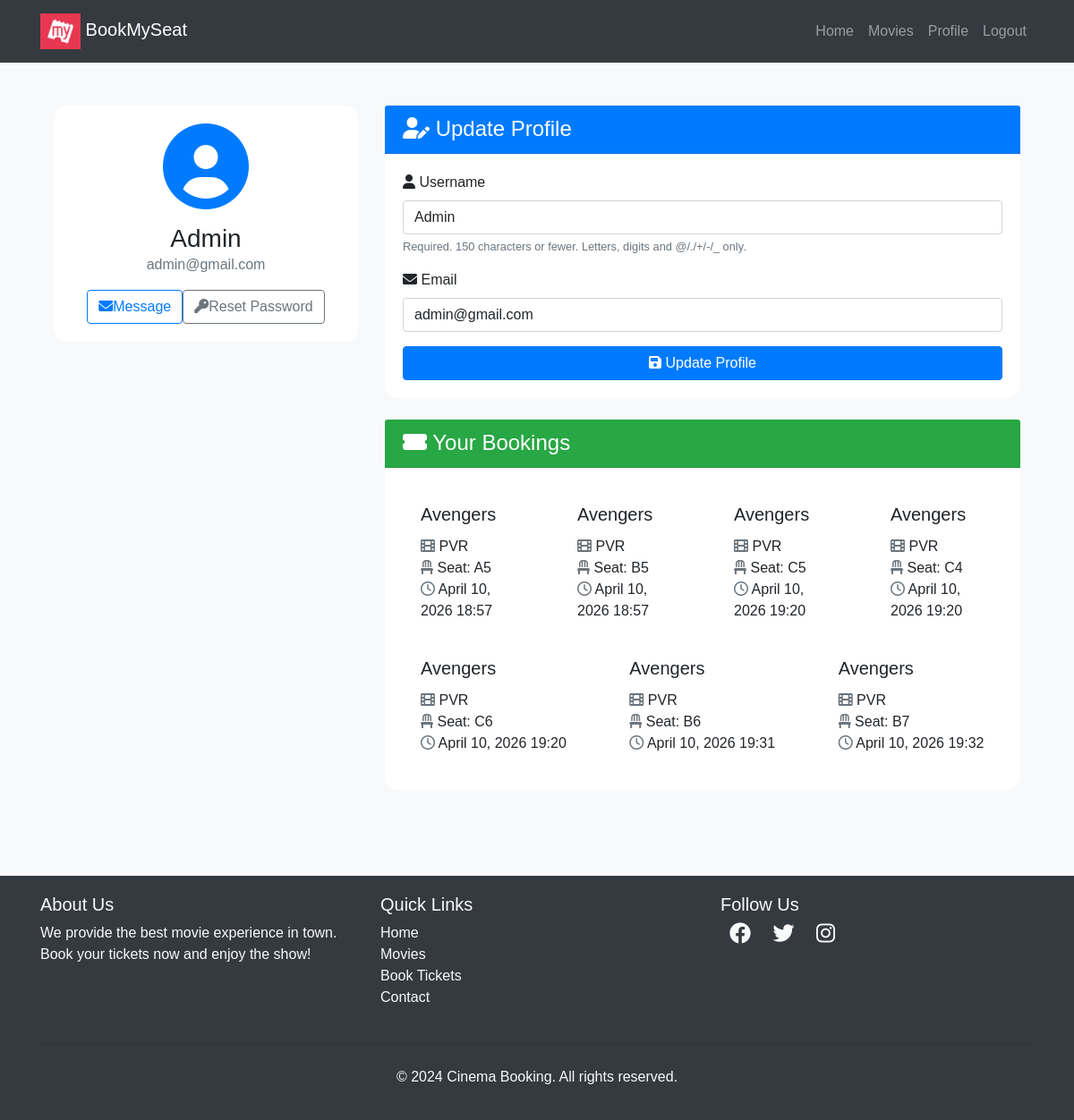
Page /users/profile/ (signed in) on the committed database.
### movies/models.py (models this page shows, shortened)
class Booking(models.Model):
    user = models.ForeignKey(User, on_delete=models.CASCADE, related_name='movie_bookings')
    seat = models.ForeignKey(Seat, on_delete=models.CASCADE)
    movie = models.ForeignKey(Movie, on_delete=models.CASCADE)
    theater = models.ForeignKey(Theater, on_delete=models.CASCADE)
    booked_at = models.DateTimeField(auto_now_add=True, db_index=True)
    payment = models.ForeignKey('Payment', on_delete=models.SET_NULL, null=True, blank=True, related_name='bookings')
    confirmation_email_sent_at = models.DateTimeField(null=True, blank=True, db_index=True)

class Movie(models.Model):
    name = models.CharField(max_length=255)
    image = models.ImageField(upload_to='movies/')
    rating = models.DecimalField(max_digits=3, decimal_places=1, db_index=True)
    cast = models.TextField()
    description = models.TextField(blank=True, null=True)
    genres = models.ManyToManyField(Genre, related_name='movies', blank=True)
    languages = models.ManyToManyField(Language, related_name='movies', blank=True)
    release_date = models.DateField(null=True, blank=True, db_index=True)
    trailer_url = models.URLField(blank=True, null=True)

class Theater(models.Model):
    name = models.CharField(max_length=255)
    movie = models.ForeignKey(Movie, on_delete=models.CASCADE, related_name='theaters')
    time = models.DateTimeField()

class Seat(models.Model):
    theater = models.ForeignKey(Theater, on_delete=models.CASCADE, related_name='seats')
    seat_number = models.CharField(max_length=10)
    is_booked = models.BooleanField(default=False)
    is_locked = models.BooleanField(default=False)
    locked_at = models.DateTimeField(null=True, blank=True)

### users/views.py (the view)
# urls.py: path('profile/', profile, name='profile'),
@login_required
def profile(request):
    bookings= Booking.objects.filter(user=request.user)
    if request.method == 'POST':
        u_form = UserUpdateForm(request.POST, instance=request.user)
        if u_form.is_valid():
            u_form.save()
            return redirect('profile')
    else:
        u_form = UserUpdateForm(instance=request.user)
    return render(request, 'users/profile.html', {'u_form': u_form,'bookings':bookings})

### users/forms.py
class UserUpdateForm(forms.ModelForm):
    email = forms.EmailField(required=True)
    class Meta:
        model = User
        fields = ['username', 'email']

### templates/users/profile.html (shortened to what this page needs)
{% extends "users/basic.html" %} {% block content %}
<div class="container py-5">
  <div class="row">
    <div class="col-lg-4 mb-4">
      <div class="card shadow">
        <div class="card-body text-center">
          <div class="mb-3">
            <i class="fas fa-user-circle fa-6x text-primary"></i>
          </div>
          <h3 class="card-title mb-0">{{ user.username }}</h3>
          <p class="text-muted mb-3">{{ user.email }}</p>
          <div class="d-flex justify-content-center">
            <a href="#" class="btn btn-outline-primary me-2"><i class="fas fa-envelope me-2"></i>Message</a>
            <a href="{% url 'password_reset' %}" class="btn btn-outline-secondary"><i class="fas fa-key me-2"></i>Reset Password</a>
          </div>
        </div>
      </div>
    </div>
    <div class="col-lg-8">
      <div class="card shadow mb-4">
        <div class="card-header bg-primary text-white">
          <h4 class="mb-0"><i class="fas fa-user-edit me-2"></i> Update Profile</h4>
        </div>
        <div class="card-body">
          <form method="POST">
            {% for field in u_form %}
              <div class="mb-3">
                <label for="{{ field.id_for_label }}" class="form-label">
                  <i class="fas fa-{% if field.name == 'username' %}user{% elif field.name == 'email' %}envelope{% else %}info-circle{% endif %} me-2"></i>
                  {{ field.label }}
                </label>
                {{ field }}
                {% if field.help_text %}
                  <small class="form-text text-muted">{{ field.help_text }}</small>
                {% endif %}
              </div>
            {% endfor %}
            <button class="btn btn-primary w-100" type="submit"><i class="fas fa-save me-2"></i> Update Profile</button>
          </form>
        </div>
      </div>
      <div class="card shadow">
        <div class="card-header bg-success text-white">
          <h4 class="mb-0"><i class="fas fa-ticket-alt me-2"> </i> Your Bookings</h4>
        </div>
        <div class="card-body">
          {% if bookings %}
            <div class="row row-cols-1 row-cols-md-2 g-4">
              {% for booking in bookings %}
                <div class="col">
                  <div class="card h-100 border-0 shadow-sm">
                    <div class="card-body">
                      <h5 class="card-title">{{ booking.movie.name }}</h5>
                      <p class="card-text">
                        <i class="fas fa-film me-2 text-muted"> </i>  {{ booking.theater.name }}<br>
                        <i class="fas fa-chair me-2 text-muted"> </i>  Seat: {{ booking.seat.seat_number }}<br>
                        <i class="far fa-clock me-2 text-muted"> </i>  {{ booking.booked_at|date:"F d, Y H:i" }}
                      </p>
                    </div>
                  </div>
                </div>
              {% endfor %}
            </div>
          {% else %}
            <div class="text-center py-5">
              <i class="fas fa-ticket-alt fa-4x text-muted mb-3"></i>
              <p class="lead mb-0">No bookings yet. Time to plan your next movie night!</p>
            </div>
          {% endif %}
        </div>
      </div>
    </div>
  </div>
</div>
<link rel="stylesheet" href="https://cdnjs.cloudflare.com/ajax/libs/font-awesome/6.0.0-beta3/css/all.min.css">
{% endblock %}

### templates/users/basic.html (shortened to what this page needs)
<!DOCTYPE html>
{% load static %}
<html lang="en">
  <head>
    <link
      href="https://cdn.jsdelivr.net/npm/bootstrap-icons/font/bootstrap-icons.css"
      rel="stylesheet"
    />
    <link
      rel="stylesheet"
      href="https://maxcdn.bootstrapcdn.com/bootstrap/4.0.0/css/bootstrap.min.css"
    />
    <link
      rel="stylesheet"
      href="https://cdnjs.cloudflare.com/ajax/libs/font-awesome/5.15.3/css/all.min.css"
    />
  </head>
  <body>
    <nav class="navbar navbar-expand-lg navbar-dark bg-dark">
      <div class="container">
        <a class="navbar-brand" href="/"
          ><img
            alt="logo"
            height="40"
            width="45"
          />
          BookMySeat</a
        >
        <div class="collapse navbar-collapse" id="navbarNav">
          <ul class="navbar-nav ml-auto">
            {% if user.is_authenticated %}
            <li class="nav-item">
              <a class="nav-link" href="/">Home</a>
            </li>
            <li class="nav-item">
              <a class="nav-link" href="/movies">Movies</a>
            </li>
            <li class="nav-item">
              <a class="nav-link" href="{% url 'profile' %}">Profile</a>
            </li>
            <li class="nav-item">
              <form method="Post" action="{% url 'logout' %}">
                <button
                  type="submit"
                  class="nav-link"
                  style="border: none; background: none"
                >
                  Logout
                </button>
              </form>
            </li>
            {% endif %}
          </ul>
        </div>
      </div>
    </nav>
    <div class="container">{% block content %} {% endblock %}</div>
    <footer class="footer mt-5">
      <div class="container">
        <div class="row">
          <div class="col-md-4 mb-4 mb-md-0">
            <h5>About Us</h5>
            <p>
              We provide the best movie experience in town. Book your tickets
              now and enjoy the show!
            </p>
          </div>
          <div class="col-md-4 mb-4 mb-md-0">
            <h5>Quick Links</h5>
            <ul class="list-unstyled">
              <li><a href="#">Home</a></li>
              <li><a href="#">Movies</a></li>
              <li><a href="#">Book Tickets</a></li>
              <li><a href="#">Contact</a></li>
            </ul>
          </div>
          <div class="col-md-4">
            <h5>Follow Us</h5>
            <div class="social-icons">
              <a href="#"><i class="fab fa-facebook"></i></a>
              <a href="#"><i class="fab fa-twitter"></i></a>
              <a href="#"><i class="fab fa-instagram"></i></a>
            </div>
          </div>
        </div>
        <hr class="mt-4 mb-4" />
        <div class="text-center">
          <p>&copy; 2024 Cinema Booking. All rights reserved.</p>
        </div>
      </div>
    </footer>
  </body>
</html>

### templates/users/basic.html (style rules this page uses)
body { font-family: Arial, sans-serif; }
.navbar { background-color: #fff; padding: 10px 20px; }
.navbar-brand img { height: 40px; }
.navbar-nav .nav-link { color: #000; }
.footer { background-color: #343a40; color: #f8f9fa; padding: 20px 0; }
.footer a { color: #f8f9fa; text-decoration: none; }
.footer .social-icons i { font-size: 24px; margin: 0 10px; transition: color 0.3s; }

### templates/users/profile.html (style rules this page uses)
body { background-color: #f8f9fa; }
.card { border-radius: 15px; border: none; transition: transform 0.3s ease-in-out; }
.card-header { border-top-left-radius: 15px; border-top-right-radius: 15px; }
form input, form select, form textarea { display: block; width: 100%; padding: 0.375rem 0.75rem; font-size: 1rem; font-weight: 400; line-height: 1.5; color: #212529; background-color: #fff; background-clip: padding-box; border: 1px solid #ced4da; border-radius: 0.25rem; transition: border-color 0.15s ease-in-out, box-shadow 0.15s ease-in-out; }

### rows in the picture
Booking: movie.name "Avengers", theater.name "PVR", seat.seat_number "A5", booked_at "April 10, 2026 18:57"
Booking: movie.name "Avengers", theater.name "PVR", seat.seat_number "B5", booked_at "April 10, 2026 18:57"
Booking: movie.name "Avengers", theater.name "PVR", seat.seat_number "C5", booked_at "April 10, 2026 19:20"
Booking: movie.name "Avengers", theater.name "PVR", seat.seat_number "C4", booked_at "April 10, 2026 19:20"
Booking: movie.name "Avengers", theater.name "PVR", seat.seat_number "C6", booked_at "April 10, 2026 19:20"
Booking: movie.name "Avengers", theater.name "PVR", seat.seat_number "B6", booked_at "April 10, 2026 19:31"
Booking: movie.name "Avengers", theater.name "PVR", seat.seat_number "B7", booked_at "April 10, 2026 19:32"

### other values in the picture
{{ user.username }} "Admin"
{{ user.email }} "admin@gmail.com"
{{ field.label }} "Username" "Email"
{{ field.help_text }} "Required. 150 characters or fewer. Letters, digits and @/./+/-/_ only."
